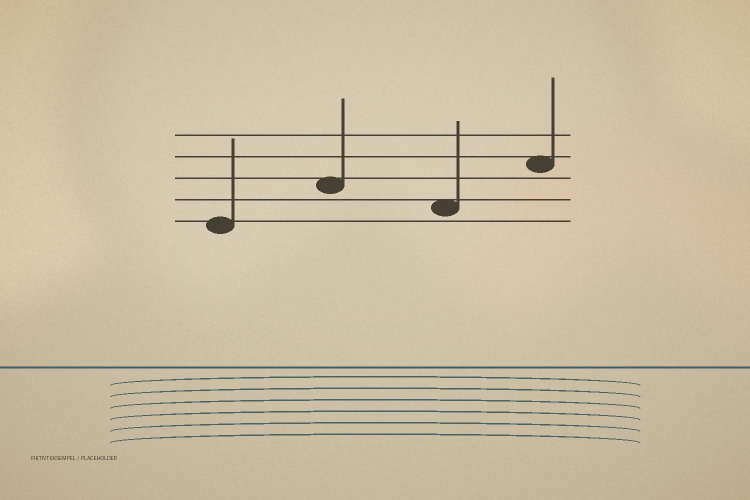
#> input picture site/images/2026-11-06-fiktiv-havnemelodi.webp, 1500 x 1000 px (shown at 1/2 size)
$ python make_paper.py ../images/2026-11-06-fiktiv-havnemelodi.webp
#> lines starting #> are read from the running program, lines starting #| are printed output that depends on the picture
#> in main, src is the input picture: PIL image 1500x1000 RGB; mean R, G, B 202.7, 189.6, 162.4
#| kilde: ../images/2026-11-06-fiktiv-havnemelodi.webp 1500x1000
#!/usr/bin/env python3
"""Gjør Pixies papir-PNG om til ferdige bakgrunner for tromsø.net.

Bruk:
    python3 scripts/make_paper.py <kilde.png|kilde.webp> [--out src/assets]

Lager:
    src/assets/paper-tile.webp   2x2 speilet flis (2048x2048) — ingen synlig skjøt
    src/assets/paper-sheet.webp  2560x1600 ark for sideflaten (cover)
    src/assets/paper-card.webp   1200x800 rolig utsnitt til kortene

Skriver også ut lys-statistikk, slik at vi ser om mørk tekst kan ligge oppå.
"""
import argparse, sys
from PIL import Image, ImageFilter, ImageStat

def mirrored_tile(im, size=1024):
    """Speil kant til kant: 2x2 av speilvendte utgaver gir en sømløs flis."""
#> called with size = 1024
    im = im.convert('RGB').resize((size, size), Image.LANCZOS)
    flip_h = im.transpose(Image.FLIP_LEFT_RIGHT)
    flip_v = im.transpose(Image.FLIP_TOP_BOTTOM)
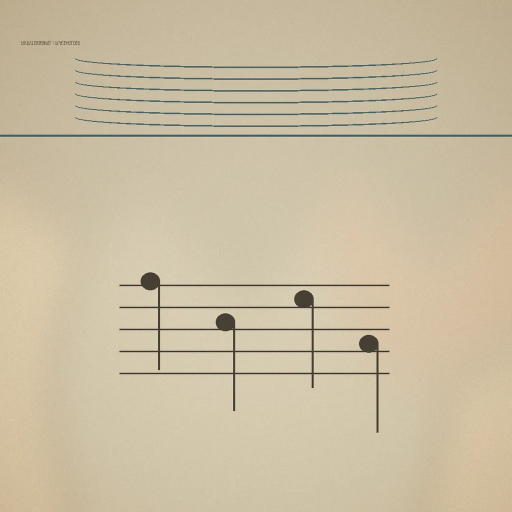
#> flip_v: PIL image 1024x1024 RGB (shown at 1/2 size); mean R, G, B 202.6, 189.6, 162.4
    flip_hv = flip_v.transpose(Image.FLIP_LEFT_RIGHT)
    tile = Image.new('RGB', (size * 2, size * 2))
#> tile: PIL image 2048x2048 RGB; every value is 0
    tile.paste(im, (0, 0))
    tile.paste(flip_h, (size, 0))
    tile.paste(flip_v, (0, size))
    tile.paste(flip_hv, (size, size))
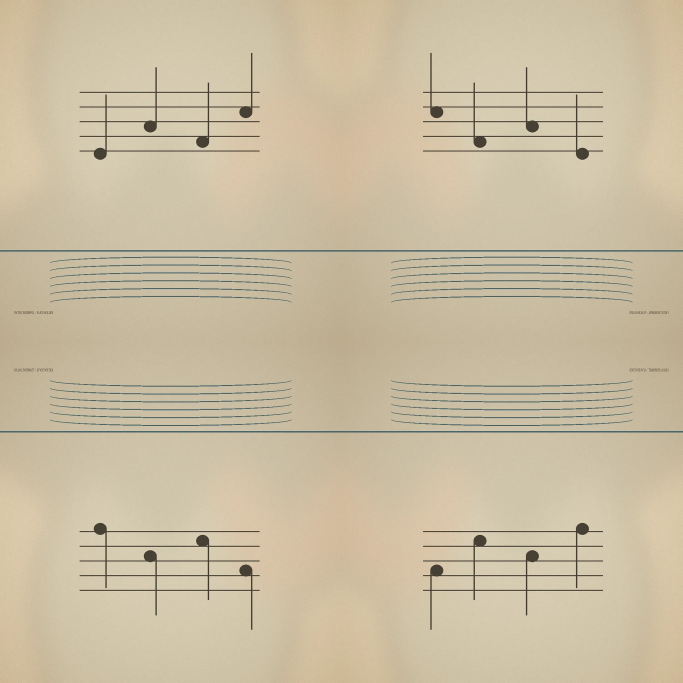
#> tile: PIL image 2048x2048 RGB (shown at 1/3 size); mean R, G, B 202.6, 189.6, 162.4
    return tile

def fit_cover(im, w, h):
#> called with w = 2560, h = 1600
    src = im.convert('RGB')
    sw, sh = src.size
#> sw = 1500; sh = 1000
    scale = max(w / sw, h / sh)
#> scale = 1.71
    return src.resize((max(1, round(sw * scale)), max(1, round(sh * scale))), Image.LANCZOS).crop(
        ((round(sw * scale) - w) // 2, (round(sh * scale) - h) // 2,
         (round(sw * scale) - w) // 2 + w, (round(sh * scale) - h) // 2 + h))
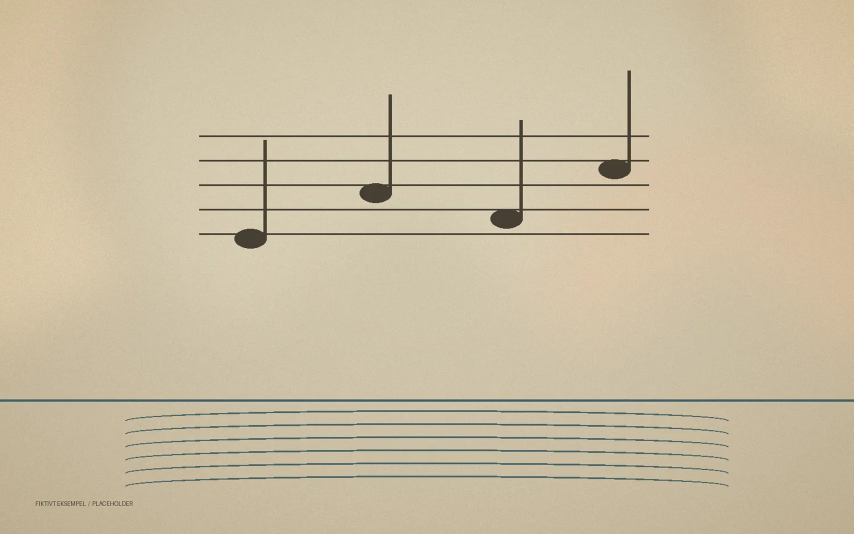
#> returned value: PIL image 2560x1600 RGB (shown at 1/3 size); mean R, G, B 202.8, 189.9, 162.8

def report(name, im):
    g = im.convert('L')
    w, h = g.size
    mid = g.crop((w // 4, h // 4, w * 3 // 4, h * 3 // 4))
    st, stm = ImageStat.Stat(g), ImageStat.Stat(mid)
    print(f"  {name:16s} {im.size[0]}x{im.size[1]}  "
          f"lys hele {st.mean[0]:.0f}  midtparti {stm.mean[0]:.0f} "
          f"(mørkeste midtpunkt {min(mid.getdata()):.0f})")

def main():
    ap = argparse.ArgumentParser()
    ap.add_argument('source')
    ap.add_argument('--out', default='src/assets')
    ap.add_argument('--tile', type=int, default=1024)
    ap.add_argument('--quality', type=int, default=82)
    a = ap.parse_args()

    src = Image.open(a.source)
    print(f"kilde: {a.source} {src.size[0]}x{src.size[1]}")

    tile = mirrored_tile(src, a.tile)
    sheet = fit_cover(src, 2560, 1600)
    card = fit_cover(src, 1200, 800)
#> call 2 of fit_cover, with w = 1200, h = 800
#> in fit_cover (call 2), `return src.resize((max(1, round(sw * scale)), max(1, round(sh * scale)..`:
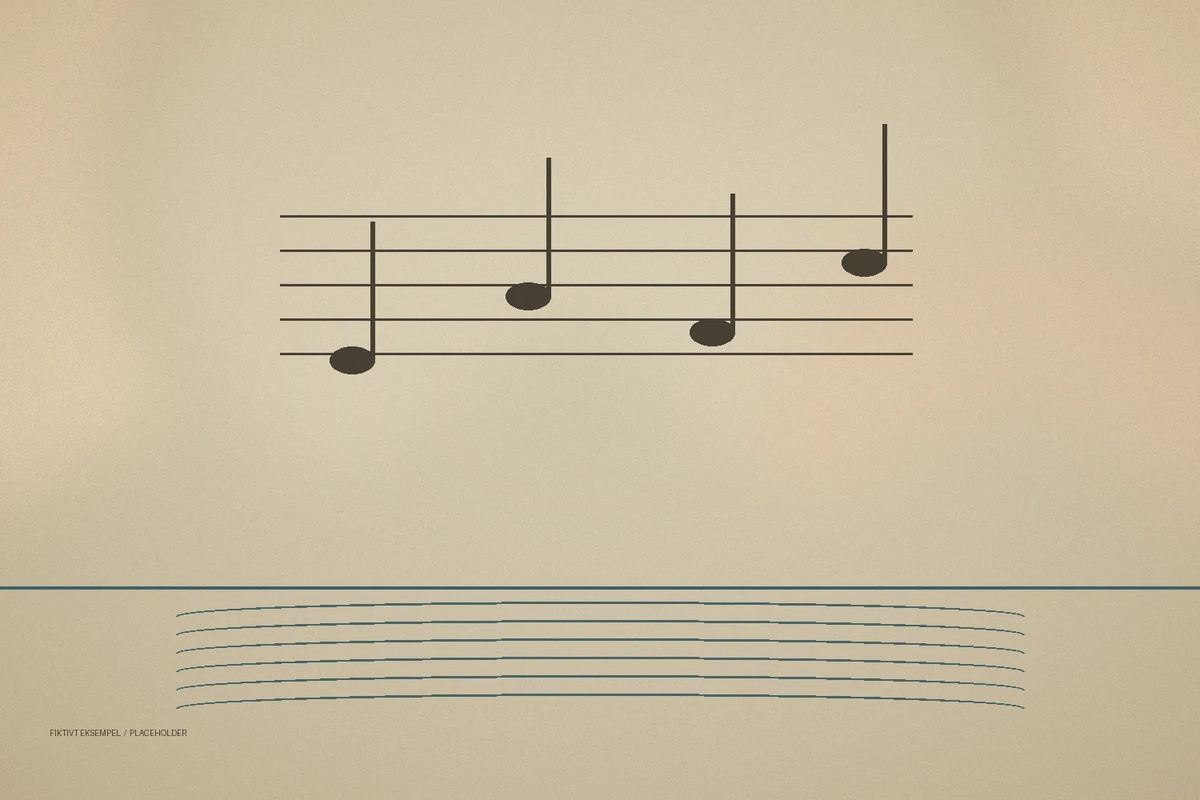
#> returned value: PIL image 1200x800 RGB; mean R, G, B 202.7, 189.6, 162.4

    out = a.out
    for name, img in (('paper-tile', tile), ('paper-sheet', sheet), ('paper-card', card)):
        p = f"{out}/{name}.webp"
        img.save(p, 'WEBP', quality=a.quality, method=6)
        report(name, img)
        print(f"    -> {p}")
#> this loop made 3 passes
#> (name, p, w in report, h in report) on passes 1 to 3: ('paper-tile', 'src/assets/paper-tile.webp', 2048, 2048), ('paper-sheet', 'src/assets/paper-sheet.webp', 2560, 1600), ('paper-card', 'src/assets/paper-card.webp', 1200, 800)
#|   paper-tile       2048x2048  lys hele 190  midtparti 187 (mørkeste midtpunkt 60)
#|     -> src/assets/paper-tile.webp
#|   paper-sheet      2560x1600  lys hele 191  midtparti 192 (mørkeste midtpunkt 26)
#|     -> src/assets/paper-sheet.webp
#|   paper-card       1200x800  lys hele 190  midtparti 192 (mørkeste midtpunkt 40)
#|     -> src/assets/paper-card.webp
#> pass 1, in report, `g = im.convert('L')`:
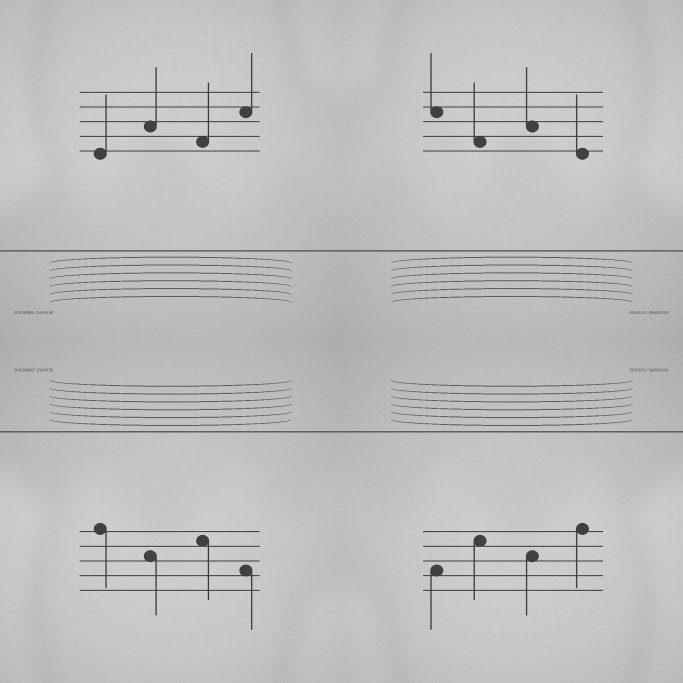
#> g: PIL image 2048x2048 L (shown at 1/3 size); min 28, max 238, mean 190.4
#> pass 1, in report, `mid = g.crop((w // 4, h // 4, w * 3 // 4, h * 3 // 4))`:
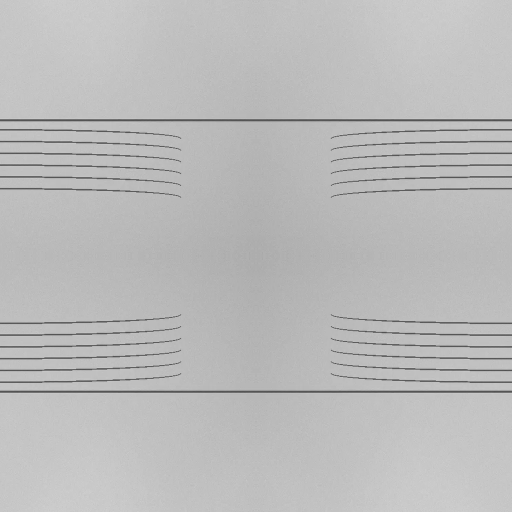
#> mid: PIL image 1024x1024 L (shown at 1/2 size); min 60, max 215, mean 186.9
#> pass 2, in report (call 2), `mid = g.crop((w // 4, h // 4, w * 3 // 4, h * 3 // 4))`:
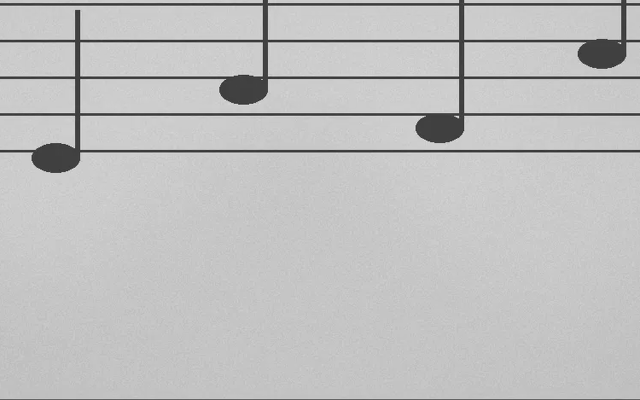
#> mid: PIL image 1280x800 L (shown at 1/2 size); min 26, max 254, mean 192

    print("\nLyshet: hold midtpartiet over ~70 for at mørk brun tekst skal leses.")
    return 0

if __name__ == '__main__':
    sys.exit(main())
#> (the program exits here)

$ run again, on site/images/2026-11-06-morten-abel-kunstnerbord.webp
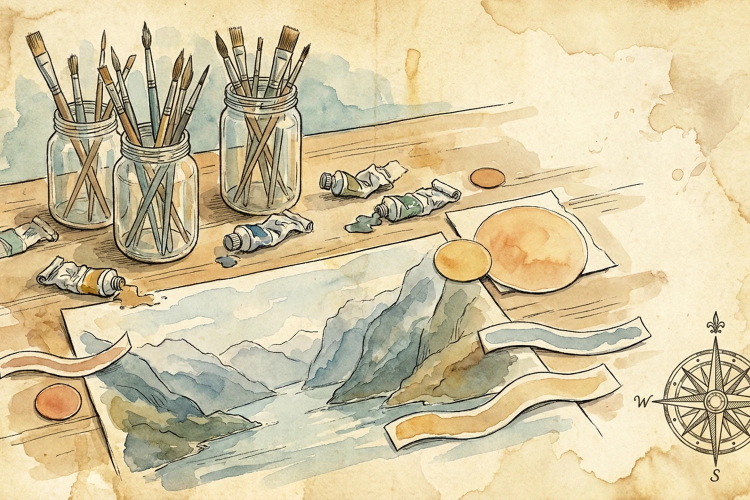
#> input picture site/images/2026-11-06-morten-abel-kunstnerbord.webp, 1500 x 1000 px (shown at 1/2 size)
#> in main, src is the input picture: PIL image 1500x1000 RGB; mean R, G, B 210.9, 197.4, 161
#| kilde: ../images/2026-11-06-morten-abel-kunstnerbord.webp 1500x1000
#> the loop in main, `for name, img in (('paper-tile', tile), ('paper-sheet', sheet), ('pape..` made 3 passes
#> (name, p, w in report, h in report) on passes 1 to 3: ('paper-tile', 'src/assets/paper-tile.webp', 2048, 2048), ('paper-sheet', 'src/assets/paper-sheet.webp', 2560, 1600), ('paper-card', 'src/assets/paper-card.webp', 1200, 800)
#> (printed output is left out)
#> pass 1, in report, `g = im.convert('L')`:
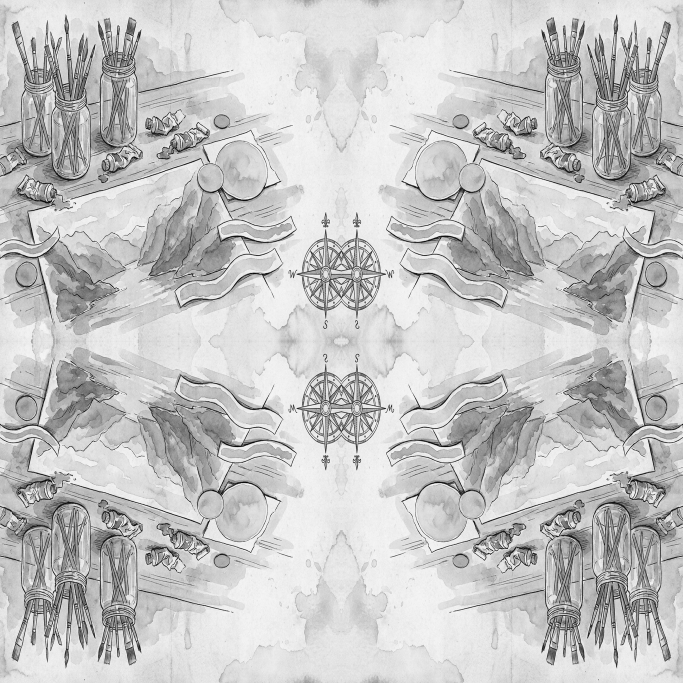
#> g: PIL image 2048x2048 L (shown at 1/3 size); min 0, max 255, mean 197.3
#> pass 2, in report (call 2), `mid = g.crop((w // 4, h // 4, w * 3 // 4, h * 3 // 4))`:
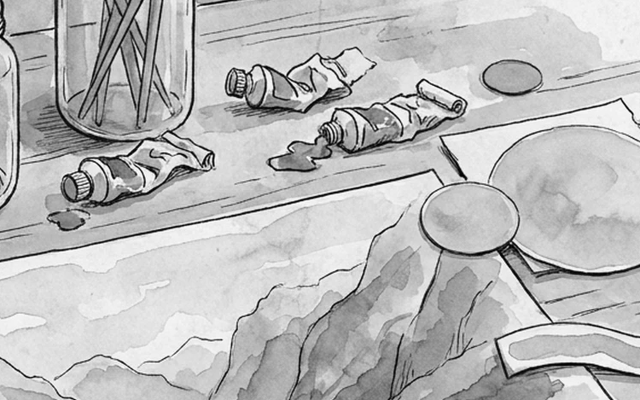
#> mid: PIL image 1280x800 L (shown at 1/2 size); min 0, max 255, mean 187.1
